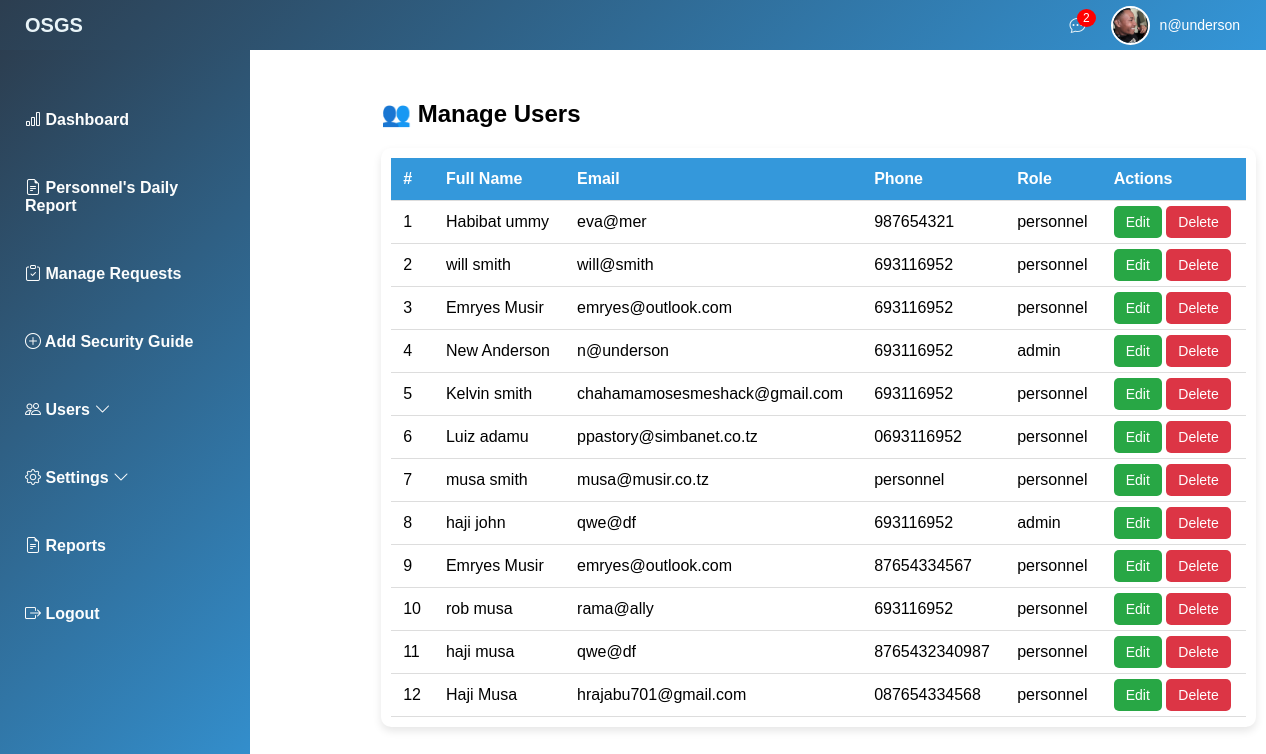
The page /admin/manage_users.php (signed in) on the database its author committed.
### tables this page shows
CREATE TABLE `hiring_requests` (
  `BookingNumber` int(20) NOT NULL,
  `id` int(11) NOT NULL,
  `first_name` varchar(100) DEFAULT NULL,
  `last_name` varchar(100) DEFAULT NULL,
  `email` varchar(100) DEFAULT NULL,
  `phone` varchar(20) DEFAULT NULL,
  `requirement_number` int(11) DEFAULT NULL,
  `shift` varchar(50) DEFAULT NULL,
  `gender` varchar(20) DEFAULT NULL,
  `address` text DEFAULT NULL,
  `created_at` timestamp NOT NULL DEFAULT current_timestamp(),
  `requested_date` timestamp NOT NULL DEFAULT current_timestamp(),
  `status` enum('Pending','Approved','Rejected') DEFAULT 'Pending',
  `role` varchar(22) NOT NULL DEFAULT 'personnel',
  `registration_date` date DEFAULT NULL,
  `id_type` varchar(50) DEFAULT NULL,
  `id_number` varchar(50) DEFAULT NULL,
  `id_image` varchar(255) DEFAULT NULL,
  `password` varchar(255) DEFAULT NULL,
  `first_login` tinyint(1) DEFAULT 1,
  `token_display` varchar(255) NOT NULL
);

### admin/manage_users.php (the view, shortened to what this page needs)
<?php
include 'header.php';
include '../db_connection.php';
$sql = "SELECT id, CONCAT(first_name, ' ', last_name) AS fullname, email, phone, role FROM hiring_requests  ORDER BY id DESC";
$result = mysqli_query($conn, $sql);
?>
    <h2 class="page-title">👥 Manage Users</h2>
    <div class="user-table">
        <div class="table-container">
            <table>
                <thead>
                    <tr>
                        <th>#</th>
                        <th>Full Name</th>
                        <th>Email</th>
                        <th>Phone</th>
                        <th>Role</th>
                        <th>Actions</th>
                    </tr>
                </thead>
                <tbody>
                    <?php
                    $count = 1;
                    while ($row = mysqli_fetch_assoc($result)) {
                        echo "<tr>
                                <td>{$count}</td>
                                <td>{$row['fullname']}</td>
                                <td>{$row['email']}</td>
                                <td>{$row['phone']}</td>
                                <td>{$row['role']}</td>
                                <td>
                                    <a href='edit_user.php?id={$row['id']}' class='btn edit'>Edit</a>
                                    <a href='delete_user.php?id={$row['id']}' class='btn delete'>Delete</a>
                                    </td>
                              </tr>";
                        $count++;
                    }
                    ?>
                </tbody>
            </table>
        </div>
    </div>
<?php include 'footer.php'; ?>

### admin/header.php (shortened to what this page needs)
<?php
include '../db_connection.php';
$userId = $_SESSION['user_id'];
$stmt = $conn->prepare("SELECT email, id_image FROM hiring_requests WHERE id = ?");
$stmt->bind_param("i", $userId);
$stmt->execute();
$result = $stmt->get_result();
$user = $result->fetch_assoc();
$profileImage = !empty($user['id_image']) ? $user['id_image'] : "default-avatar.jpg";
$pendingStmt = $conn->prepare("SELECT COUNT(*) as pending_count FROM hiring_requests WHERE status = 'pending'");
$pendingStmt->execute();
$pendingResult = $pendingStmt->get_result();
$pendingRequests = $pendingResult->fetch_assoc()['pending_count'];
?>
<!DOCTYPE html>
<html lang="en">
<head>
    <link rel="stylesheet" href="styles.css">
    <link rel="stylesheet" href="https://cdnjs.cloudflare.com/ajax/libs/font-awesome/6.0.0/css/all.min.css">
    <link rel="stylesheet" href="https://cdn.jsdelivr.net/npm/bootstrap-icons/font/bootstrap-icons.css">
</head>
<body>
<header class="admin-header">
    <span class="logo">OSGS</span>
    <div class="header-right">
        <div class="notification-icon">
            <i class="bi bi-chat-dots"></i>
            <span class="badge"><?php echo $pendingRequests; ?></span>
        </div>
        <div class="user-profile">
            <img src="<?php echo $profileImage; ?>" alt="User" class="user-image">
            <span class="user-email"><?php echo htmlspecialchars($user['email']); ?></span>
        </div>
    </div>
</header>
<nav class="admin-sidebar">
<ul>
        <li><a href="dashboard.php"><i class="bi bi-bar-chart"></i> Dashboard</a></li>
        <li><a href="daily_report.php"><i class="bi bi-file-earmark-text"></i>  Personnel's Daily Report</a></li>
        <li><a href="hiring_request.php"><i class="bi bi-clipboard-check"></i> Manage Requests</a></li>
        <li><a href="add_security_guide.php"><i class="bi bi-plus-circle"></i> Add Security Guide</a></li>
        <li>
            <a href="#"><i class="bi bi-people"></i> Users <i class="bi bi-chevron-down"></i></a>
        </li>
        <li>
            <a href="#"><i class="bi bi-gear"></i> Settings <i class="bi bi-chevron-down"></i></a>
        </li>
        <li><a href="reports.php"><i class="bi bi-file-earmark-text"></i> Reports</a></li>
        <li><a href="logout.php"><i class="bi bi-box-arrow-right"></i> Logout</a></li>
    </ul>
</nav>
<div class="admin-content">

### admin/styles.css (style rules this page uses)
body { margin: 0; padding: 0; font-family: Arial, sans-serif; display: flex; }
.logo { font-size: 20px; font-weight: bold; }
.admin-header { background: linear-gradient(135deg, #2c3e50 0%, #3498db 100%); color: rgb(233, 244, 248); display: flex; align-items: center; padding: 15px; position: fixed; width: 100%; height: 20px; top: 0; left: 0; z-index: 1000; }
.logo { font-size: 20px; font-weight: bold; margin-left: 10px; }
.header-right { display: flex; align-items: center; gap: 25px; margin-left: auto; }
.notification-icon { position: relative; cursor: pointer; }
.badge { position: absolute; top: -8px; right: -10px; background: red; color: white; border-radius: 50%; padding: 2px 6px; font-size: 12px; }
.user-profile { display: flex; align-items: center; gap: 10px; }
.user-image { width: 35px; height: 35px; border-radius: 50%; object-fit: cover; border: 2px solid white; }
.user-email { color: white; font-size: 14px; }
.admin-sidebar { width: 250px; height: 100vh; background: linear-gradient(135deg, #2c3e50 0%, #3498db 100%); color: #fff; position: fixed; left: 0; top: 50px; padding-top: 20px; transition: 0.3s; z-index: 999; overflow-y: auto; }
.admin-sidebar ul { list-style: none; padding: 0; }
.admin-sidebar ul li { padding: 15px; }
.admin-sidebar ul li a { color: rgb(252, 253, 253); text-decoration: none; font-weight: bolder; display: block; padding: 10px; }
.admin-content { margin-left: 250px; padding: 20px; margin-top: 60px; transition: 0.3s; }

### admin/manage_users.php (style rules this page uses)
.user-table { width: 100%; margin-left:0px; background: #fff; padding: 10px; border-radius: 10px; box-shadow: 0 4px 8px rgba(0, 0, 0, 0.1); }
.user-table table { width: 100%; border-collapse: collapse; }
.user-table th, .user-table td { padding: 12px; text-align: left; border-bottom: 1px solid #ddd; }
.user-table th { background: #3498db ; color: white; }
.btn { padding: 8px 12px; text-decoration: none; border-radius: 5px; font-size: 14px; }
.btn.edit { background: #28a745; color: white; }
.btn.delete { background: #dc3545; color: white; }
@media (min-width: 1024px) { .user-table, .page-title { margin-left:13%; } }

### rows shown on the page
hiring_requests: id_image (picture), email "n@underson", fullname "New Anderson", phone "693116952", role "admin"
hiring_requests: fullname "Habibat ummy", email "eva@mer", phone "987654321", role "personnel"
hiring_requests: fullname "will smith", email "will@smith", phone "693116952", role "personnel"
hiring_requests: fullname "Emryes Musir", email "emryes@outlook.com", phone "693116952", role "personnel"
hiring_requests: fullname "Kelvin smith", email "chahamamosesmeshack@gmail.com", phone "693116952", role "personnel"
hiring_requests: fullname "Luiz adamu", email "ppastory@simbanet.co.tz", phone "0693116952", role "personnel"
hiring_requests: fullname "musa smith", email "musa@musir.co.tz", phone "personnel", role "personnel"
hiring_requests: fullname "haji john", email "qwe@df", phone "693116952", role "admin"
hiring_requests: fullname "Emryes Musir", email "emryes@outlook.com", phone "87654334567", role "personnel"
hiring_requests: fullname "rob musa", email "rama@ally", phone "693116952", role "personnel"
hiring_requests: fullname "haji musa", email "qwe@df", phone "8765432340987", role "personnel"
hiring_requests: fullname "Haji Musa", email "hrajabu701@gmail.com", phone "087654334568", role "personnel"

### other values the page prints
$pendingRequests "2"
